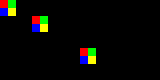

A level layout from a 2D game, rendered from its tile map. Below: a short description, then the map file with its tile-grid data intact:
An orthogonal 10x5 tile map with 16x16 px tiles, 3 tile layers (FirstLayer, ThirdLayer, SixthLayer).

<map version="1.10" tiledversion="1.11.2" orientation="orthogonal" renderorder="right-down" width="10" height="5" tilewidth="16" tileheight="16" infinite="0" nextlayerid="8" nextobjectid="1">
 <tileset firstgid="1" name="4_color_sprite" tilewidth="16" tileheight="16" tilecount="4" columns="2">
  <image source="4_color_sprite.png" width="32" height="32" />
 </tileset>
 <layer id="1" name="FirstLayer" width="10" height="5">
  <data encoding="csv">
1,0,0,0,0,0,0,0,0,0,
0,0,1,0,0,0,0,0,0,0,
0,0,0,0,0,0,0,0,0,0,
0,0,0,0,0,0,0,0,0,0,
0,0,0,0,0,0,0,0,0,0
</data>
 </layer>
 <objectgroup id="2" name="SecondLayer" />
 <layer id="7" name="ThirdLayer" width="10" height="5">
  <data encoding="csv">
0,0,0,0,0,0,0,0,0,0,
0,0,0,0,0,0,0,0,0,0,
0,0,0,0,0,0,0,0,0,0,
0,0,0,0,0,0,0,0,0,0,
0,0,0,0,0,0,0,0,0,0
</data>
 </layer>
 <objectgroup id="4" name="FourthLayer" />
 <layer id="6" name="SixthLayer" width="10" height="5">
  <data encoding="csv">
0,0,0,0,0,0,0,0,0,0,
0,0,0,0,0,0,0,0,0,0,
0,0,0,0,0,0,0,0,0,0,
0,0,0,0,0,1,0,0,0,0,
0,0,0,0,0,0,0,0,0,0
</data>
 </layer>
</map>
